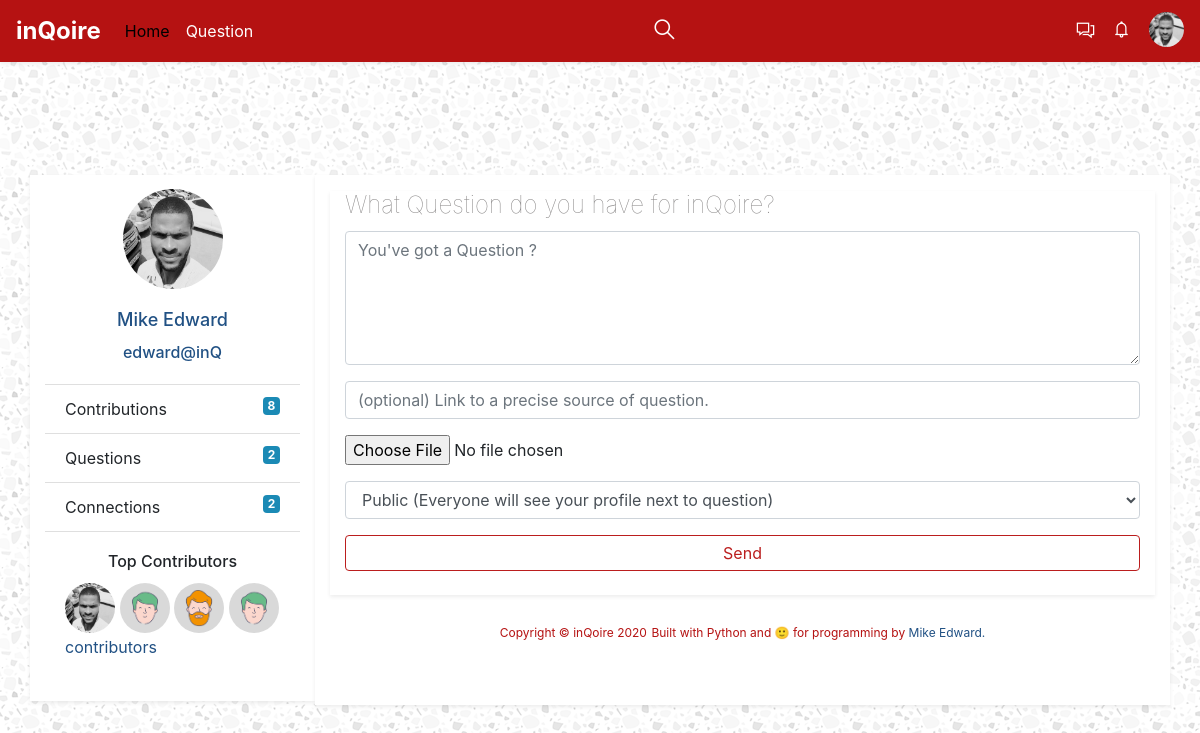
The page /question/ask/ (signed in) on the database as committed earlier.
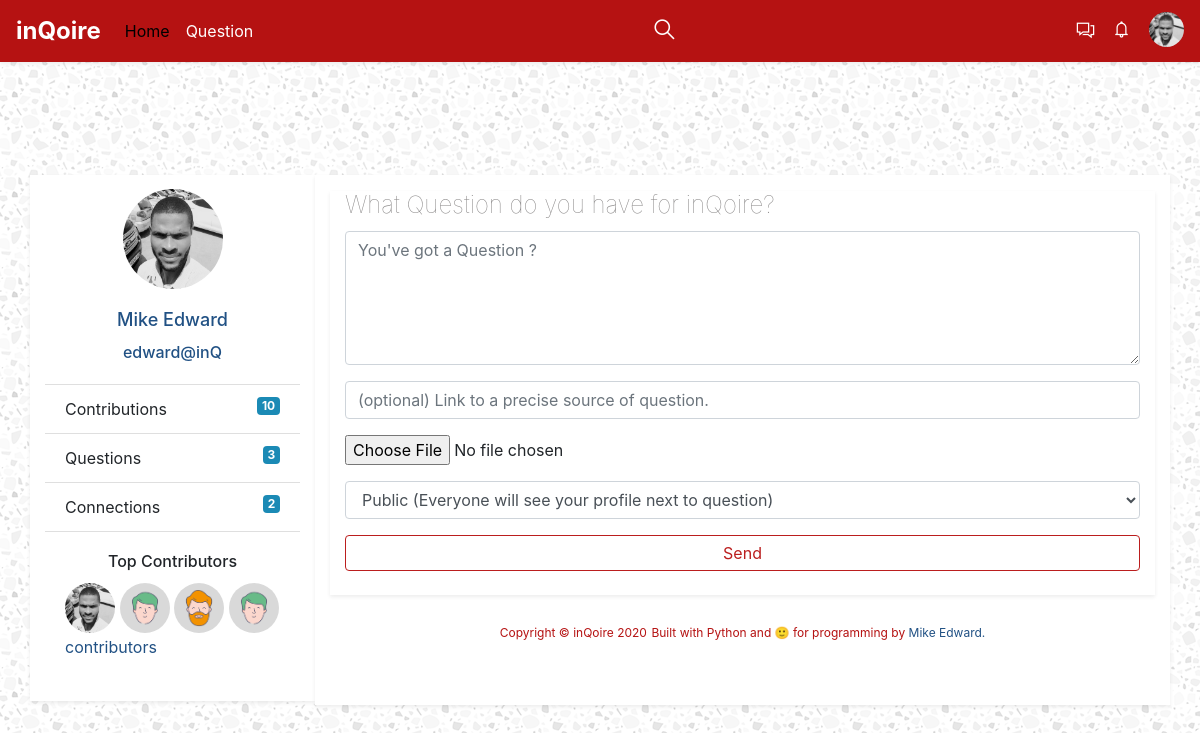
The same page on the database as committed later.
### inqoire/users/models.py (models this page shows, shortened)
class User(AbstractUser):
    score   		            = models.PositiveSmallIntegerField(default=0,blank=True,null=True)
    phone_number                = models.CharField(max_length=16,blank=False,null=True,unique=True)
    joined_from_ip              = models.GenericIPAddressField(blank=True,null=True)
    last_seen_ip                = models.GenericIPAddressField(blank=True,null=True)
    activated_on                = models.DateTimeField(blank=True,null=True) # date account was activated after mail was sent.
    free_subscription_ends_on   = models.DateTimeField(blank=True,null=True) # set 1 month of site use,like its done on medium.com
    @property
    def full_name(self):
        if self.first_name and self.last_name:
            return self.last_name +' '+self.first_name
        return self.username
    @property
    def user_username(self):
        return "{0}@inQ".format(str(self.username))
    @property
    def questions_count(self):
        return self.questions.count
    def get_absolute_url(self):
        return reverse('users:user-view',args=[str(self.username)])
    @property
    def url(self):
        return self.get_absolute_url()
    @property
    def people_connected_to_count(self):
        return self.to_user.count()

class Profile(models.Model):
    owner           = models.OneToOneField(to=settings.AUTH_USER_MODEL,
                                            related_name='profile',
                                            on_delete=models.CASCADE)
    pic             = models.ImageField(upload_to=helpers.dp_upload_loc,blank=True,null=True)
    bio             = models.TextField(max_length=150,blank=True,null=True,default='This project was built as my #2 exercise with Python.')
    profession      = models.CharField(max_length=150,blank=True,null=True)
    gender          = models.CharField(max_length=6,blank=True,null=True)
    created         = models.DateTimeField(auto_now_add=True)
    updated         = models.DateTimeField(auto_now=True)
    class Meta:
        ordering       = ('-created',)
        verbose_name   = 'Profile'
        verbose_name_plural = 'Profiles'
    @property
    def pic_url(self):
        if self.pic:
            return self.pic.url
        return

### inqoire/question/views.py (the view, shortened to what this page needs)
# urls.py: path('ask/',views.question_page,name='question-page'),
@login_required
def question_page(request,template='question/questions.html',**kwargs):
	qform = QuestionForm()
	ctx = dict()
	ctx['qform'] = qform
	ctx['superuser'] = inQoireUser.objects.first()#test only
	return TemplateResponse(request,template,ctx)

### inqoire/question/forms.py
class QuestionForm(forms.ModelForm):
	text 	   = forms.CharField(widget=forms.Textarea,max_length=150,label='')
	file 	   = forms.FileField(label='',required=False,validators=[validate_uploaded_file])
	link 	   = forms.URLField(label='',max_length=350,required=False)
	asked_by_privacy = forms.ChoiceField(choices=ASK_BY_PRIVACY,label='')
	class Meta:
		model  = Question
		fields = ('text','link','file','asked_by_privacy',)
	def __init__(self,*args,**kwargs):
		super(QuestionForm,self).__init__(*args,**kwargs)
		self.fields['text'].widget.attrs.update({'placeholder':'You\'ve got a Question ?'})
		self.fields['text'].widget.attrs.update({'rows':'5','cols':'20'})
		self.fields['link'].widget.attrs.update({'placeholder':'(optional) Link to a precise source of question.'})

### inqoire/account/context_processors.py (called while the page is built)
def is_auth(request):
	flag = False
	if request.user.is_authenticated:
		flag = True
	return {'is_auth':flag}

### inqoire/question/models.py (called while the page is built)
    def get_queryset(self):
        return QuestionQuerySet(self.model,using=self._db)

### inqoire/utils/ip.py (called while the page is built)
def visitor_ip_address(request):
	x_forwarded_for = request.META.get('HTTP_FORWARDED_FOR')
	if x_forwarded_for:
		ip = x_forwarded_for.split(',')[0]
	else:
		ip = request.META.get('REMOTE_ADDR')
	return ip

### templates/question/questions.html (shortened to what this page needs)
{% extends '_layout.html' %}
{% load static %}
{% load crispy_forms_tags %}
{% block nav %}
	{% include 'partials/_nav.html' %}
{% endblock %}
{% block search %}
<section class="container search-container">
  <section class="row">
    <section class="col-lg-12">
    </section>
  </section>
</section>
{% endblock %}
{% block content %}
	<section class="container content-container">
		<section class="row" style="margin-top: 7em;">
				<div class="card col-lg-3 shadow-sm aside-card mb-1">
				  {% if is_auth %}
					  {% if request.user.profile.pic %}
					  <img src="{{request.user.profile.pic_url}}" class="avatar-aside" alt="...">
					  {% else %}
					  <img src="{% static 'img/avatar.jpg' %}" class="avatar-aside" alt="...">
					  {% endif %}
					  <div class="card-body card-body-height">
					    <h5 class="card-title card-title-h5 text-center"><a href="{{request.user.url}}">{{ request.user.full_name }}</a></h5>
					    <h6 class="card-title text-center"><a href="{{request.user.url}}">{{request.user.user_username}}</a></h6>
					  </div>
					  <ul class="list-group list-group-flush clear-fix">
					    <li class="list-group-item">Contribution{{request.user.contribs.count|pluralize}}<span class="badge badge-light float-right">{{request.user.contribs.count}}</span></li>
					    <li class="list-group-item">Question{{request.user.questions_count|pluralize}}<span class="badge badge-light float-right">{{request.user.questions_count}}</span></li>
					    <li class="list-group-item">Connection{{request.user.people_connected_to_count|pluralize}}<span class="badge badge-light float-right">{{request.user.people_connected_to_count}}</span></li>
					  </ul>
				  {% endif %}
				  <div class="card-body">
				    <h6 class="card-title text-center">Top Contributors</h6>
				    	<a href="{{superuser.url}}"><img src="{{superuser.profile.pic_url}}" class="c-avatar"/></a>
				    	<a href="#"><img src="{% static 'img/contrib-avatar/2.png' %}" class="c-avatar"/></a>
				    	<a href="#"><img src="{% static 'img/contrib-avatar/1.png' %}" class="c-avatar"/></a>
				    	<a href="#"><img src="{% static 'img/contrib-avatar/2.png' %}" class="c-avatar"/></a>
				    <p><a href="#" class="card-link float-right">contributors</a></p>
				  </div>
				</div>
			<section class="col-lg-9 shadow-sm right-col-sec">
				<section class="col-lg-12">
					<section class="row">
						<section class="col-lg-12 mt-3 shadow-sm pb-4">
							  <div class="row">
							  	<div class="col-lg-12">
							  		<h4 class="q-title">What Question do you have for inQoire?</h4>
							  	</div>
							  </div>
							  <form action="." method="POST" enctype="multipart/form-data" class="question-form">
							  	{{qform|crispy}}
							  	<button class="btn btn-default btn-q">Send</button>
							  </form>
						</section>
						<section class="col-lg-12 mt-4 text-center">
							<p class="cpoy-right-text">Copyright &copy inQoire 2020</p>
							<p class="cpoy-right-text">Built with Python and 🙂 for programming by
								<a href="https://github.com/kraft99">  Mike Edward.</a></p>
						</section>
					</section>
				</section>
			</section>
		</section>
	</section>
{% endblock %}

### templates/partials/_nav.html (shortened to what this page needs)
{% load static %}
<nav class="navbar navbar-expand-lg navbar-light bg-light shadow-sm fixed-top nav-page">
  <a class="navbar-brand" href="{% url 'index' %}">inQoire</a>
  <div class="collapse navbar-collapse" id="navbarSupportedContent">
    <ul class="navbar-nav mr-auto">
      <li class="nav-item">
        <a class="nav-link active-link" href="{% url 'index' %}">Home</a>
      </li>
      {% if is_auth %}
      <li class="nav-item">
        <a class="nav-link" href="{% url 'question:question-page' %}">Question</a>
      </li>
      {% endif %}
    </ul>
    <ul class="nav justify-content-center">
       <li class="nav-item search-icon-span">
        <span class="nav-link"><i class="la la-search"></i></span>
       </li>
    </ul>
    {% if is_auth %}
    <ul class="navbar-nav ml-auto">
       <li class="nav-item">
        <span class="nav-link"><i class="la la-comments"></i></span>
       </li>
       <li class="nav-item">
        <span class="nav-link"><i class="la la-bell"></i></span>
       </li>
	     <li class="nav-item dropdown dropleft">
          <img src="{% if request.user.profile.pic %}{{request.user.profile.pic_url}}{% else %}{% static 'img/avatar.jpg' %}{% endif%}" class="nav-avatar-responsive dropdown-toggle" id="navbarDropdownMenuLink" data-toggle="dropdown" aria-haspopup="true" aria-expanded="false"/>
      </li>
    </ul>
    {% endif %}
  </div>
</nav>

Rows that differ between the two databases and show on the page:
changed User "Mike Edward": user.contribs.count "8" → "10"; user.questions_count "2" → "3"
